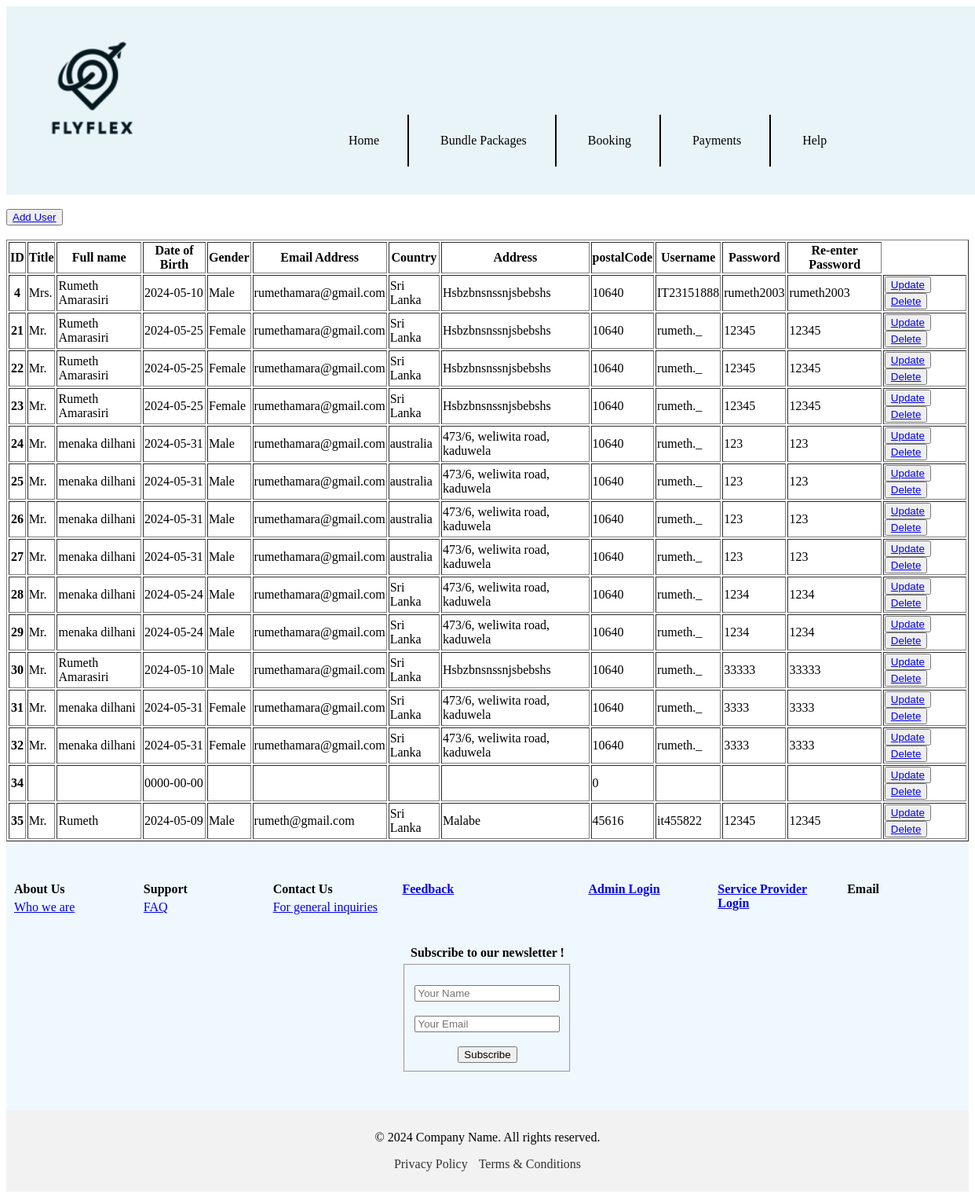
The app's page /crudpage.php with its own data.
### tables this page shows
CREATE TABLE `data` (
  `ID` int(10) NOT NULL,
  `Title` varchar(5) NOT NULL,
  `Full name` varchar(20) NOT NULL,
  `Date of Birth` date NOT NULL,
  `Gender` varchar(10) NOT NULL,
  `Email address` varchar(50) NOT NULL,
  `Country` varchar(20) NOT NULL,
  `Adress` varchar(50) NOT NULL,
  `Postal code` int(10) NOT NULL,
  `Username` varchar(20) NOT NULL,
  `Enter Password` varchar(20) NOT NULL,
  `Re-enter Password` varchar(20) NOT NULL
);

### crudpage.php (the view, shortened to what this page needs)
<!DOCTYPE html>
<html lang="en">
<head>
    <link rel="stylesheet" href="csspackage.css">
</head>
<body>
<div class = "Header">
<img src = "LOGO.png">
<ul>
<td><li><a href = "homepage.php">Home</a></li></td>
            <td><li><a href = "packages.php">Bundle Packages</a></li></td>
            <td><li><a href = "bookingPage.php">Booking</a></li></td>
            <td><li><a href = "payment-portal.php">Payments</a></li></td>
            <td><li><a href = "help.html">Help</a></li></td>
</ul>
</div>
<br>
<div class="container">
        <button class="btn"><a href="websitesignup.php" class="text-light">Add User</a></button>
    </div><br>
    <table class="table" border="1" >
        <thead>
            <tr>
                <th scope="col">ID</th>
                <th scope="col">Title</th>
                <th scope="col">Full name</th>
                <th scope="col">Date of Birth</th>
                <th scope="col">Gender</th>
                <th scope="col">Email Address</th>
                <th scope="col">Country</th>
                <th scope="col">Address</th>
                <th scope="col">postalCode</th>
                <th scope="col">Username</th>
                <th scope="col">Password</th>
                <th scope="col">Re-enter Password</th>
            </tr>
        </thead>
    <?php
    include 'config.php';
    $sql1 = " SELECT * FROM data " ;
    $result = mysqli_query($con,$sql1);
    if ($result) {
        while ($row = mysqli_fetch_assoc($result))
        {
            $id = $row['ID'];
            $title1 = $row["Title"];
            $fullname1 = $row["Full name"];
            $dob1 = $row['Date of Birth'];
            $Gender1 = $row['Gender'];
            $email1 = $row['Email address'];
            $country1 = $row['Country'];
            $adress1 = $row['Adress'];
            $postalcode1 = $row['Postal code'];
            $username1 = $row['Username'];
            $password1 = $row['Enter Password'];
            $repassword1 = $row['Re-enter Password'];
            echo'
            <tr>
            <th scope="row">'.$id.'</th>
            <td>'.$title1.'</td>
            <td>'.$fullname1.'</td>
            <td>'.$dob1.'</td>
            <td>'.$Gender1.'</td>
            <td>'.$email1.'</td>
            <td>'.$country1.'</td>
            <td>'.$adress1.'</td>
            <td>'.$postalcode1.'</td>
            <td>'.$username1.'</td>
            <td>'.$password1.'</td>
            <td>'.$repassword1.'</td>
            <td>
            <button class="buttonD"><a href="Update.php?updateid='.$id.' ">Update</a></button>
            <button class="buttonU"><a href="delete.php?deleteid='.$id.' ">Delete</a></button>
            </tr>';
        }
    }
    ?>
</table>
<footer>
<footer>
        <div class="footer-container" style="background-color:aliceblue;">
              <div class="footer-col">
                <h4>About Us</h4>
                <a href="aboutUs.html">Who we are</a>
              </div>
              <div class="footer-col">
                <h4>Support</h4>
                <a href="help.html">FAQ</a>
              </div>
              <div class="footer-col">
                <h4>Contact Us</h4>
                <a href="#">For general inquiries</a>
              </div>
              <div class="footer-col">
                <h4><a href="feedback.php">Feedback</a></h4>
                <br>
                <br>
                <center>
                  <h4>Subscribe to our newsletter !</h4>
                    <fieldset align-content:center;>
                      <form class="footer-col" method="post"></form>
                    <input type="text" id="name" name="name" placeholder="Your Name">
                    <br>
                    <br>
                    <input type="email" id="email" name="email" placeholder="Your Email"><br>
                    <br> <button style="text-align:left;" type="submit">Subscribe</button>
                </fieldset>
                  <br>
                </center>
              </div>
              <div class="footer-col">
                <h4><a href="adminLogin.php">Admin Login</a></h4>
              </div>
              <div class="footer-col">
                <h4><a href="serviceProvider.php">Service Provider Login</a></h4>
              </div>
              <div class="footer-col">
                <h4>Email</h4>
              </div>
            </div>
            <div class="footer-bottom">
              <p>&copy; 2024 Company Name. All rights reserved.</p>
              <p><a href="privacy policy.html">Privacy Policy</a> <a href="terms2.html">Terms & Conditions</a></p>
            </div>
          </footer>
</body>
</html>

### csspackage.css (style rules this page uses)
body { background-color: #ffffff; }
.Header { width: 100%; height: 200px; background-color: #E9F4F9; padding: 20px; margin: 0; display: flex; justify-content: space-between; align-items: flex-end; }
.Header img { height: 150px; margin-bottom: 50px; margin-top: 10px; }
.Header ul { list-style-type: none; width: 100%; text-align: center; }
.Header a { text-decoration: none; color: black; }
.Header li { display: inline-block; padding: 10px 20px; border-right: 2px solid black; }
.Header li:last-child { border-right: none; }
li a { display: block; color: rgb(12, 12, 12); text-align: right; padding: 14px 16px; text-decoration: none; }
table { width: 100%; }

### crudpage.php (style rules this page uses)
.footer-container { display: flex; justify-content: space-between; align-items: flex-start; padding: 20px 0; border-top: 1px solid #e9e9e9; }
.footer-col { flex-basis: 25%; padding: 10px; }
.footer-col h4 { margin-bottom: 5px; font-size: 16px; }
.footer-col form { display: flex; flex-direction: column; align-items: center; }
.footer-bottom { text-align: center; padding: 10px 0; background-color: #f2f2f2; }
.footer-bottom a { color: #333; text-decoration: none; margin: 0 5px; }

### records on screen
data: ID "4", Title "Mrs.", Full name "Rumeth Amarasiri", Date of Birth "2024-05-10", Gender "Male", Email address "rumethamara@gmail.com", Country "Sri Lanka", Adress "Hsbzbnsnssnjsbebshs", Postal code "10640", Username "IT23151888", Enter Password "rumeth2003", value "rumeth2003"
data: ID "21", Title "Mr.", Full name "Rumeth Amarasiri", Date of Birth "2024-05-25", Gender "Female", Email address "rumethamara@gmail.com", Country "Sri Lanka", Adress "Hsbzbnsnssnjsbebshs", Postal code "10640", Username "rumeth._", Enter Password "12345", value "12345"
data: ID "22", Title "Mr.", Full name "Rumeth Amarasiri", Date of Birth "2024-05-25", Gender "Female", Email address "rumethamara@gmail.com", Country "Sri Lanka", Adress "Hsbzbnsnssnjsbebshs", Postal code "10640", Username "rumeth._", Enter Password "12345", value "12345"
data: ID "23", Title "Mr.", Full name "Rumeth Amarasiri", Date of Birth "2024-05-25", Gender "Female", Email address "rumethamara@gmail.com", Country "Sri Lanka", Adress "Hsbzbnsnssnjsbebshs", Postal code "10640", Username "rumeth._", Enter Password "12345", value "12345"
data: ID "24", Title "Mr.", Full name "menaka dilhani", Date of Birth "2024-05-31", Gender "Male", Email address "rumethamara@gmail.com", Country "australia", Adress "473/6, weliwita road, kaduwela", Postal code "10640", Username "rumeth._", Enter Password "123", value "123"
data: ID "25", Title "Mr.", Full name "menaka dilhani", Date of Birth "2024-05-31", Gender "Male", Email address "rumethamara@gmail.com", Country "australia", Adress "473/6, weliwita road, kaduwela", Postal code "10640", Username "rumeth._", Enter Password "123", value "123"
data: ID "26", Title "Mr.", Full name "menaka dilhani", Date of Birth "2024-05-31", Gender "Male", Email address "rumethamara@gmail.com", Country "australia", Adress "473/6, weliwita road, kaduwela", Postal code "10640", Username "rumeth._", Enter Password "123", value "123"
data: ID "27", Title "Mr.", Full name "menaka dilhani", Date of Birth "2024-05-31", Gender "Male", Email address "rumethamara@gmail.com", Country "australia", Adress "473/6, weliwita road, kaduwela", Postal code "10640", Username "rumeth._", Enter Password "123", value "123"
data: ID "28", Title "Mr.", Full name "menaka dilhani", Date of Birth "2024-05-24", Gender "Male", Email address "rumethamara@gmail.com", Country "Sri Lanka", Adress "473/6, weliwita road, kaduwela", Postal code "10640", Username "rumeth._", Enter Password "1234", value "1234"
data: ID "29", Title "Mr.", Full name "menaka dilhani", Date of Birth "2024-05-24", Gender "Male", Email address "rumethamara@gmail.com", Country "Sri Lanka", Adress "473/6, weliwita road, kaduwela", Postal code "10640", Username "rumeth._", Enter Password "1234", value "1234"
data: ID "30", Title "Mr.", Full name "Rumeth Amarasiri", Date of Birth "2024-05-10", Gender "Male", Email address "rumethamara@gmail.com", Country "Sri Lanka", Adress "Hsbzbnsnssnjsbebshs", Postal code "10640", Username "rumeth._", Enter Password "33333", value "33333"
data: ID "31", Title "Mr.", Full name "menaka dilhani", Date of Birth "2024-05-31", Gender "Female", Email address "rumethamara@gmail.com", Country "Sri Lanka", Adress "473/6, weliwita road, kaduwela", Postal code "10640", Username "rumeth._", Enter Password "3333", value "3333"
data: ID "32", Title "Mr.", Full name "menaka dilhani", Date of Birth "2024-05-31", Gender "Female", Email address "rumethamara@gmail.com", Country "Sri Lanka", Adress "473/6, weliwita road, kaduwela", Postal code "10640", Username "rumeth._", Enter Password "3333", value "3333"
data: ID "34", Date of Birth "0000-00-00", Postal code "0"
data: ID "35", Title "Mr.", Full name "Rumeth", Date of Birth "2024-05-09", Gender "Male", Email address "rumeth@gmail.com", Country "Sri Lanka", Adress "Malabe", Postal code "45616", Username "it455822", Enter Password "12345", value "12345"
